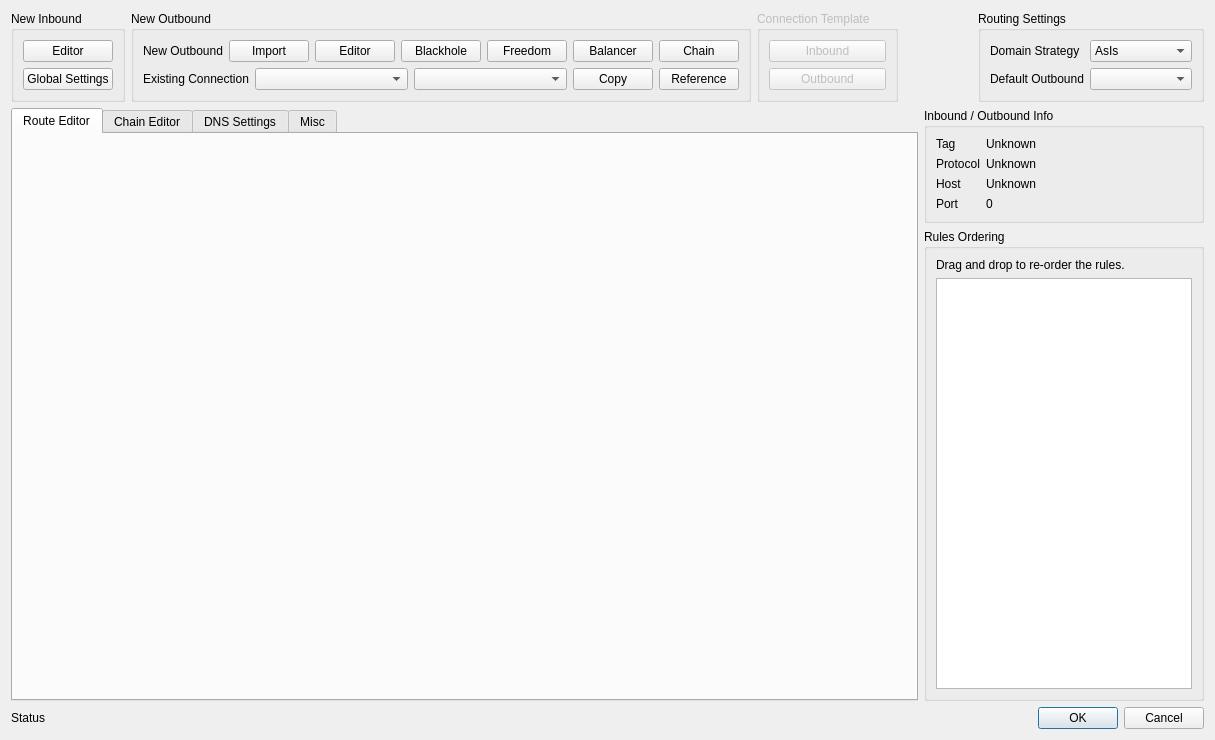
<?xml version="1.0" encoding="UTF-8"?>
<ui version="4.0">
 <class>RouteEditor</class>
 <widget class="QDialog" name="RouteEditor">
  <property name="geometry">
   <rect>
    <x>0</x>
    <y>0</y>
    <width>1215</width>
    <height>740</height>
   </rect>
  </property>
  <property name="minimumSize">
   <size>
    <width>1100</width>
    <height>740</height>
   </size>
  </property>
  <property name="windowTitle">
   <string>Route Editor</string>
  </property>
  <property name="modal">
   <bool>true</bool>
  </property>
  <layout class="QGridLayout" name="gridLayout_2" columnstretch="1,0">
   <item row="0" column="0" colspan="2">
    <layout class="QHBoxLayout" name="horizontalLayout_2" stretch="0,0,0,1,0">
     <item>
      <widget class="QGroupBox" name="groupBox_2">
       <property name="title">
        <string>New Inbound</string>
       </property>
       <layout class="QVBoxLayout" name="verticalLayout_5">
        <item>
         <widget class="QPushButton" name="addInboundBtn">
          <property name="toolTip">
           <string>Add Inbound</string>
          </property>
          <property name="text">
           <string>Editor</string>
          </property>
         </widget>
        </item>
        <item>
         <widget class="QPushButton" name="addDefaultBtn">
          <property name="toolTip">
           <string>Add Inbound from Global Settings</string>
          </property>
          <property name="text">
           <string>Global Settings</string>
          </property>
         </widget>
        </item>
       </layout>
      </widget>
     </item>
     <item>
      <widget class="QGroupBox" name="groupBox">
       <property name="title">
        <string>New Outbound</string>
       </property>
       <layout class="QVBoxLayout" name="verticalLayout_6">
        <item>
         <layout class="QHBoxLayout" name="horizontalLayout_5">
          <item>
           <widget class="QLabel" name="label_20">
            <property name="text">
             <string>New Outbound</string>
            </property>
           </widget>
          </item>
          <item>
           <widget class="QPushButton" name="importOutboundBtn">
            <property name="toolTip">
             <string>Import Outbound</string>
            </property>
            <property name="text">
             <string>Import</string>
            </property>
           </widget>
          </item>
          <item>
           <widget class="QPushButton" name="addOutboundBtn">
            <property name="toolTip">
             <string>Add Outbound</string>
            </property>
            <property name="text">
             <string>Editor</string>
            </property>
           </widget>
          </item>
          <item>
           <widget class="QPushButton" name="insertBlackBtn">
            <property name="toolTip">
             <string>Add Blackhole Outbound</string>
            </property>
            <property name="text">
             <string>Blackhole</string>
            </property>
           </widget>
          </item>
          <item>
           <widget class="QPushButton" name="insertDirectBtn">
            <property name="toolTip">
             <string>Add Freedom Outbound</string>
            </property>
            <property name="text">
             <string>Freedom</string>
            </property>
           </widget>
          </item>
          <item>
           <widget class="QPushButton" name="addBalancerBtn">
            <property name="toolTip">
             <string>Add Balancer</string>
            </property>
            <property name="text">
             <string>Balancer</string>
            </property>
           </widget>
          </item>
          <item>
           <widget class="QPushButton" name="addChainBtn">
            <property name="toolTip">
             <string>Add Proxy Chain</string>
            </property>
            <property name="text">
             <string>Chain</string>
            </property>
           </widget>
          </item>
         </layout>
        </item>
        <item>
         <layout class="QHBoxLayout" name="horizontalLayout_3" stretch="0,1,1,0,0">
          <item>
           <widget class="QLabel" name="label_18">
            <property name="text">
             <string>Existing Connection</string>
            </property>
           </widget>
          </item>
          <item>
           <widget class="QComboBox" name="importGroupBtn">
            <property name="toolTip">
             <string>Group</string>
            </property>
           </widget>
          </item>
          <item>
           <widget class="QComboBox" name="importConnBtn">
            <property name="toolTip">
             <string>Connection</string>
            </property>
           </widget>
          </item>
          <item>
           <widget class="QPushButton" name="importExistingBtn">
            <property name="toolTip">
             <string>Copy Connection</string>
            </property>
            <property name="text">
             <string>Copy</string>
            </property>
           </widget>
          </item>
          <item>
           <widget class="QPushButton" name="linkExistingBtn">
            <property name="toolTip">
             <string>Reference Connection</string>
            </property>
            <property name="text">
             <string>Reference</string>
            </property>
           </widget>
          </item>
         </layout>
        </item>
       </layout>
      </widget>
     </item>
     <item>
      <widget class="QGroupBox" name="groupBox_4">
       <property name="enabled">
        <bool>false</bool>
       </property>
       <property name="title">
        <string>Connection Template</string>
       </property>
       <layout class="QVBoxLayout" name="verticalLayout_3">
        <item>
         <widget class="QPushButton" name="pushButton">
          <property name="text">
           <string>Inbound</string>
          </property>
         </widget>
        </item>
        <item>
         <widget class="QPushButton" name="pushButton_2">
          <property name="text">
           <string>Outbound</string>
          </property>
         </widget>
        </item>
       </layout>
      </widget>
     </item>
     <item>
      <spacer name="horizontalSpacer">
       <property name="orientation">
        <enum>Qt::Horizontal</enum>
       </property>
       <property name="sizeHint" stdset="0">
        <size>
         <width>40</width>
         <height>20</height>
        </size>
       </property>
      </spacer>
     </item>
     <item>
      <widget class="QGroupBox" name="groupBox_5">
       <property name="title">
        <string>Routing Settings</string>
       </property>
       <layout class="QFormLayout" name="formLayout">
        <item row="0" column="0">
         <widget class="QLabel" name="label_11">
          <property name="text">
           <string>Domain Strategy</string>
          </property>
         </widget>
        </item>
        <item row="0" column="1">
         <widget class="QComboBox" name="domainStrategyCombo">
          <item>
           <property name="text">
            <string notr="true">AsIs</string>
           </property>
          </item>
          <item>
           <property name="text">
            <string notr="true">IPIfNonMatch</string>
           </property>
          </item>
          <item>
           <property name="text">
            <string notr="true">IPOnDemand</string>
           </property>
          </item>
         </widget>
        </item>
        <item row="1" column="0">
         <widget class="QLabel" name="label_9">
          <property name="text">
           <string>Default Outbound</string>
          </property>
         </widget>
        </item>
        <item row="1" column="1">
         <widget class="QComboBox" name="defaultOutboundCombo">
          <property name="sizePolicy">
           <sizepolicy hsizetype="MinimumExpanding" vsizetype="Fixed">
            <horstretch>0</horstretch>
            <verstretch>0</verstretch>
           </sizepolicy>
          </property>
         </widget>
        </item>
       </layout>
      </widget>
     </item>
    </layout>
   </item>
   <item row="1" column="0">
    <widget class="QTabWidget" name="nodesTab">
     <property name="currentIndex">
      <number>0</number>
     </property>
     <widget class="QWidget" name="tabWidget_3Page1">
      <attribute name="title">
       <string>Route Editor</string>
      </attribute>
      <layout class="QVBoxLayout" name="verticalLayout" stretch="1">
       <item>
        <widget class="QWidget" name="ruleEditorUIWidget" native="true">
         <property name="minimumSize">
          <size>
           <width>0</width>
           <height>150</height>
          </size>
         </property>
        </widget>
       </item>
      </layout>
     </widget>
     <widget class="QWidget" name="tab">
      <attribute name="title">
       <string>Chain Editor</string>
      </attribute>
      <layout class="QGridLayout" name="gridLayout_3">
       <item row="0" column="0">
        <widget class="QWidget" name="chainEditorUIWidget" native="true"/>
       </item>
      </layout>
     </widget>
     <widget class="QWidget" name="tab_2">
      <attribute name="title">
       <string>DNS Settings</string>
      </attribute>
      <layout class="QGridLayout" name="gridLayout_5">
       <item row="1" column="0">
        <widget class="QWidget" name="dnsEditorUIWidget" native="true"/>
       </item>
       <item row="0" column="0">
        <widget class="QCheckBox" name="checkBox">
         <property name="text">
          <string>Override global DNS settings</string>
         </property>
        </widget>
       </item>
      </layout>
     </widget>
     <widget class="QWidget" name="tab_3">
      <attribute name="title">
       <string>Misc</string>
      </attribute>
      <layout class="QHBoxLayout" name="horizontalLayout_4">
       <item>
        <widget class="QGroupBox" name="groupBox_6">
         <property name="title">
          <string>Browser Forwarder</string>
         </property>
         <layout class="QFormLayout" name="formLayout_3">
          <item row="0" column="0">
           <widget class="QLabel" name="label">
            <property name="text">
             <string>Listening Address</string>
            </property>
           </widget>
          </item>
          <item row="0" column="1">
           <widget class="QLineEdit" name="bfListenIPTxt"/>
          </item>
          <item row="1" column="0">
           <widget class="QLabel" name="label_2">
            <property name="text">
             <string>Listening Port</string>
            </property>
           </widget>
          </item>
          <item row="1" column="1">
           <widget class="QSpinBox" name="bfListenPortTxt">
            <property name="minimum">
             <number>1</number>
            </property>
            <property name="maximum">
             <number>65535</number>
            </property>
            <property name="value">
             <number>8080</number>
            </property>
           </widget>
          </item>
         </layout>
        </widget>
       </item>
       <item>
        <widget class="QGroupBox" name="groupBox_7">
         <property name="title">
          <string> Observatory</string>
         </property>
         <layout class="QVBoxLayout" name="verticalLayout_4">
          <item>
           <widget class="QLabel" name="label_4">
            <property name="text">
             <string>Subject Selector</string>
            </property>
           </widget>
          </item>
          <item>
           <widget class="QPlainTextEdit" name="obSubjectSelectorTxt"/>
          </item>
         </layout>
        </widget>
       </item>
      </layout>
     </widget>
    </widget>
   </item>
   <item row="1" column="1">
    <layout class="QVBoxLayout" name="verticalLayout_2">
     <item>
      <widget class="QGroupBox" name="horizontalGroupBox">
       <property name="title">
        <string>Inbound / Outbound Info</string>
       </property>
       <layout class="QFormLayout" name="formLayout_2">
        <item row="0" column="0">
         <widget class="QLabel" name="label_3">
          <property name="text">
           <string>Tag</string>
          </property>
         </widget>
        </item>
        <item row="0" column="1">
         <widget class="QLabel" name="tagLabel">
          <property name="text">
           <string>Unknown</string>
          </property>
         </widget>
        </item>
        <item row="1" column="0">
         <widget class="QLabel" name="label_8">
          <property name="text">
           <string>Protocol</string>
          </property>
         </widget>
        </item>
        <item row="1" column="1">
         <widget class="QLabel" name="protocolLabel">
          <property name="text">
           <string>Unknown</string>
          </property>
         </widget>
        </item>
        <item row="2" column="0">
         <widget class="QLabel" name="label_5">
          <property name="text">
           <string>Host</string>
          </property>
         </widget>
        </item>
        <item row="2" column="1">
         <widget class="QLabel" name="hostLabel">
          <property name="text">
           <string>Unknown</string>
          </property>
         </widget>
        </item>
        <item row="3" column="0">
         <widget class="QLabel" name="label_19">
          <property name="text">
           <string>Port</string>
          </property>
         </widget>
        </item>
        <item row="3" column="1">
         <widget class="QLabel" name="portLabel">
          <property name="text">
           <string>0</string>
          </property>
         </widget>
        </item>
       </layout>
      </widget>
     </item>
     <item>
      <widget class="QGroupBox" name="groupBox_3">
       <property name="title">
        <string>Rules Ordering</string>
       </property>
       <layout class="QGridLayout" name="gridLayout">
        <item row="1" column="0">
         <widget class="QListWidget" name="ruleListWidget">
          <property name="editTriggers">
           <set>QAbstractItemView::NoEditTriggers</set>
          </property>
          <property name="dragEnabled">
           <bool>true</bool>
          </property>
          <property name="dragDropMode">
           <enum>QAbstractItemView::InternalMove</enum>
          </property>
          <property name="alternatingRowColors">
           <bool>true</bool>
          </property>
          <property name="verticalScrollMode">
           <enum>QAbstractItemView::ScrollPerPixel</enum>
          </property>
         </widget>
        </item>
        <item row="0" column="0">
         <widget class="QLabel" name="label_12">
          <property name="text">
           <string>Drag and drop to re-order the rules.</string>
          </property>
         </widget>
        </item>
       </layout>
      </widget>
     </item>
    </layout>
   </item>
   <item row="2" column="0" colspan="2">
    <layout class="QHBoxLayout" name="horizontalLayout" stretch="1,0">
     <item>
      <widget class="QLabel" name="statusLabel">
       <property name="sizePolicy">
        <sizepolicy hsizetype="Expanding" vsizetype="Preferred">
         <horstretch>0</horstretch>
         <verstretch>0</verstretch>
        </sizepolicy>
       </property>
       <property name="text">
        <string>Status</string>
       </property>
      </widget>
     </item>
     <item>
      <widget class="QDialogButtonBox" name="buttonBox">
       <property name="sizePolicy">
        <sizepolicy hsizetype="Preferred" vsizetype="Fixed">
         <horstretch>0</horstretch>
         <verstretch>0</verstretch>
        </sizepolicy>
       </property>
       <property name="standardButtons">
        <set>QDialogButtonBox::Cancel|QDialogButtonBox::Ok</set>
       </property>
      </widget>
     </item>
    </layout>
   </item>
  </layout>
 </widget>
 <tabstops>
  <tabstop>addDefaultBtn</tabstop>
 </tabstops>
 <resources/>
 <connections>
  <connection>
   <sender>buttonBox</sender>
   <signal>accepted()</signal>
   <receiver>RouteEditor</receiver>
   <slot>accept()</slot>
   <hints>
    <hint type="sourcelabel">
     <x>1115</x>
     <y>697</y>
    </hint>
    <hint type="destinationlabel">
     <x>157</x>
     <y>274</y>
    </hint>
   </hints>
  </connection>
  <connection>
   <sender>buttonBox</sender>
   <signal>rejected()</signal>
   <receiver>RouteEditor</receiver>
   <slot>reject()</slot>
   <hints>
    <hint type="sourcelabel">
     <x>1115</x>
     <y>697</y>
    </hint>
    <hint type="destinationlabel">
     <x>286</x>
     <y>274</y>
    </hint>
   </hints>
  </connection>
 </connections>
</ui>
